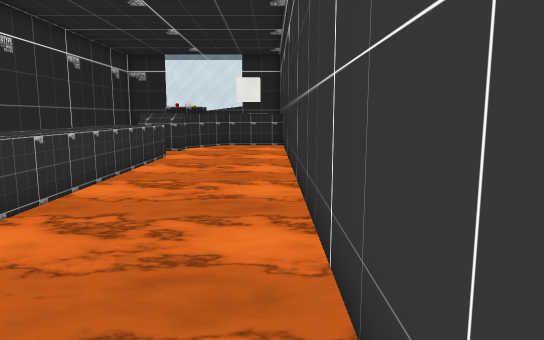
[1] (above)

14 first-person views from a walk through a scene from a Unity 3-D project. The camera is 1.4 m above the floor, tilts 8° down and sees 70° across. The floor is counted in squares, 1 m on a side. Each view is taken from the middle of a square. On the plan, view 1 faces up. The plan holds only what a view shows up to about 16 squares ahead; the rest is blank. The player character is not drawn. Door leaves are left out, so doorways stand open. Some surface patterns are stand-ins.

[2]
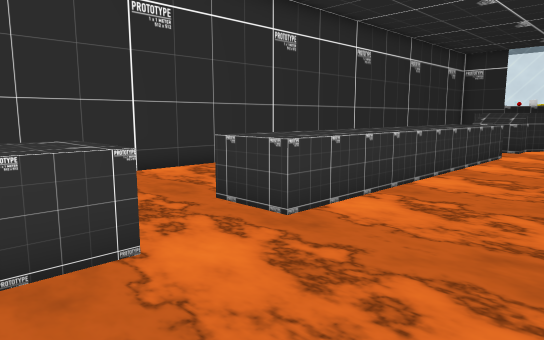

[3]
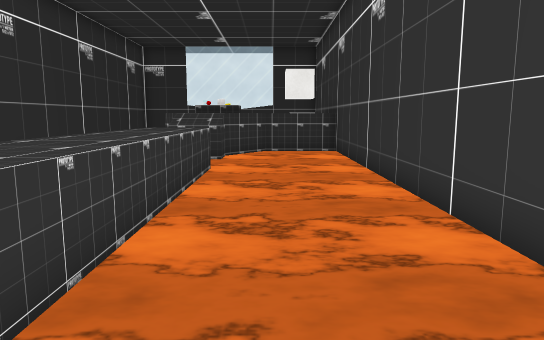

[4]
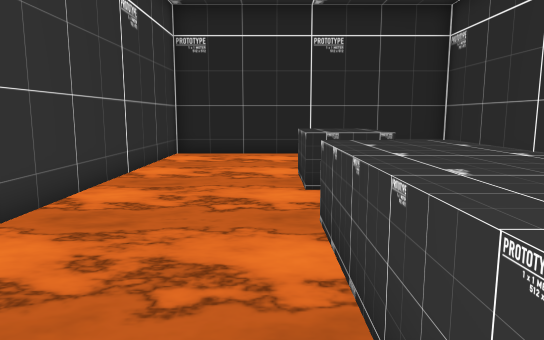

[5]
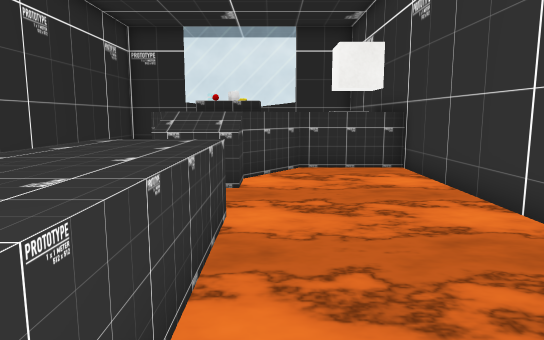

[6]
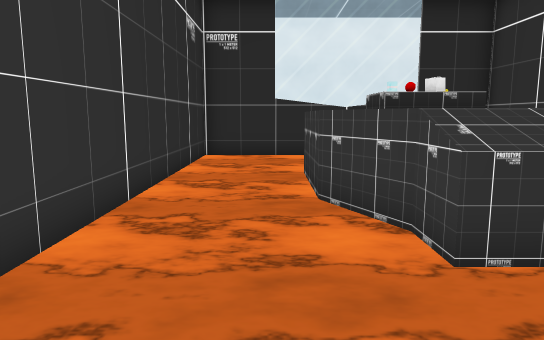

[7]
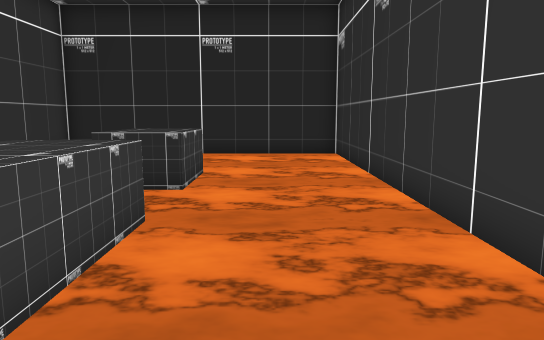

[8]
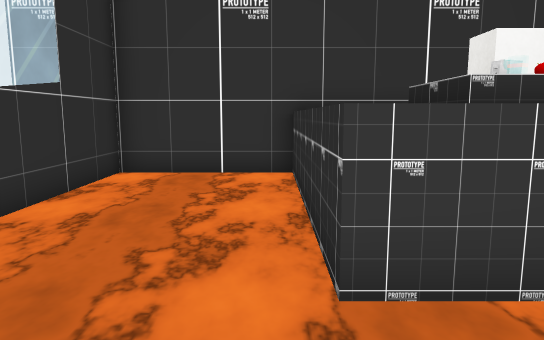

[9]
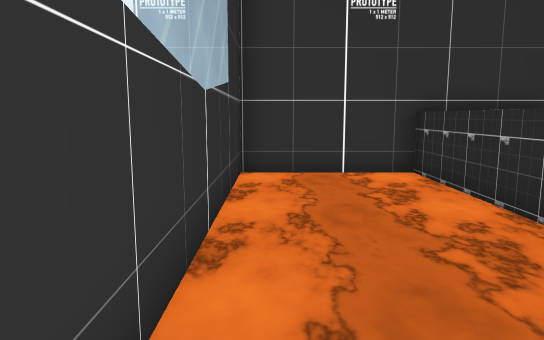

[10]
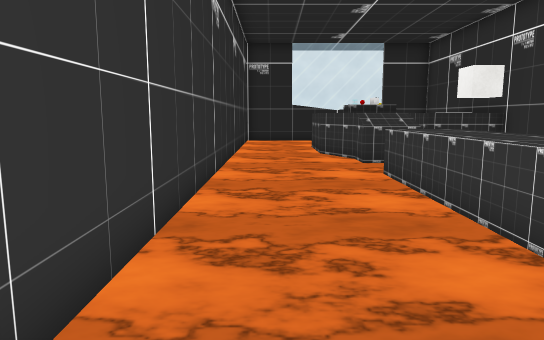

[11]
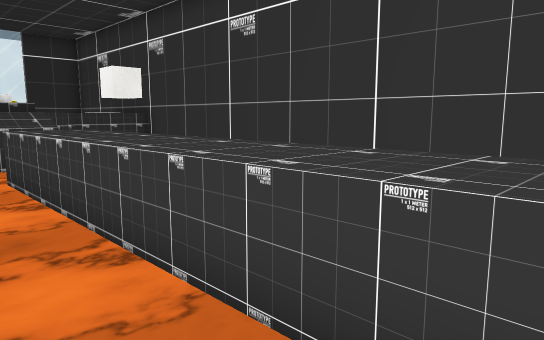

[12]
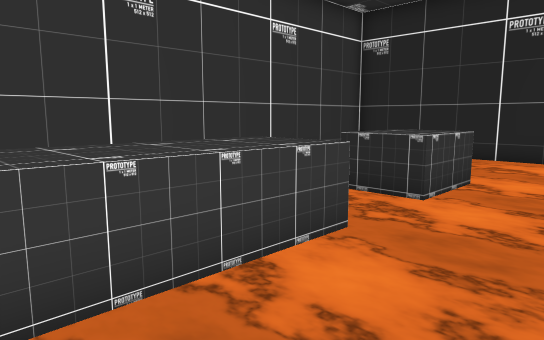

[13]
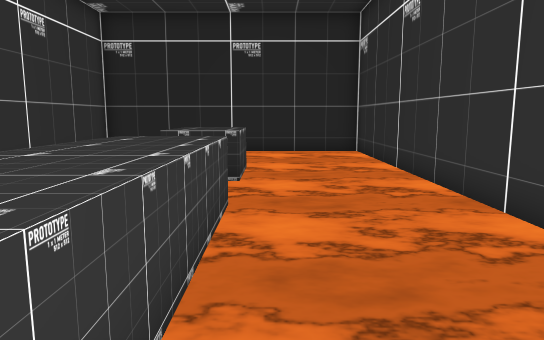

[14]
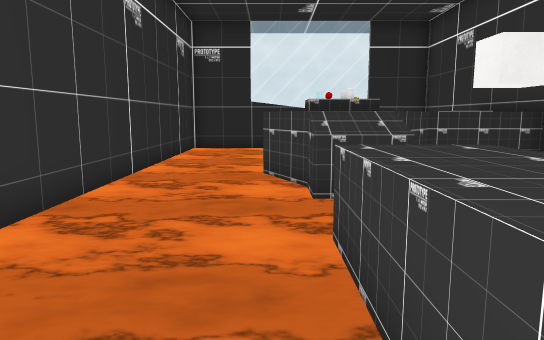

### Floor plan
Key: @ floor where view 1 was taken; # wall or solid block; . floor; D open door; ^ raised ledge; O other object.
Columns run from 10 left of view 1 to 1 right of it. Each row starts with its distance up from view 1.
 26 ############
 25 #..........#
 24 #..........#
 23 #..........#
 22 #..........#
 21 #...^^^^^^^#
 20 #...^^^^ ^ #
 19 #...^OO^^^^#
 18 #...^  ^...#
 17 #....^^^...#
 16 #....^^....#
 15 #..........#
 14 #..........#
 13 #....^^....#
 12 #....^^....#
 11 #...DDDD...#
 10 #....^^....#
  9 #....^^....#
  8 #....^^....#
  7 #....^^....#
  6 #....^^....#
  5 #...DDDD...#
  4 #....^^....#
  3 #....^^....#
  2 #..........#
  1 #....^^....#
  0 #....^^...@#
 -1 #....^^....#
 -2 #..........#
 -3 #..........#
 -4 #..........#
 -5 #..........#
 -6 #..........#
 -7 ############

Positions as (right, up) in squares from view 1, and headings:
1: (0, 0), facing up
2: (0, -1), facing up-left
3: (-2, 3), facing up
4: (-3, 8), facing down
5: (-3, 8), facing up
6: (-7, 12), facing up
7: (-7, 8), facing down
8: (-9, 22), facing right
9: (-9, 25), facing right
10: (-8, 4), facing up
11: (-7, 4), facing up-right
12: (-8, 7), facing down-right
13: (-6, 9), facing down
14: (-6, 9), facing up
